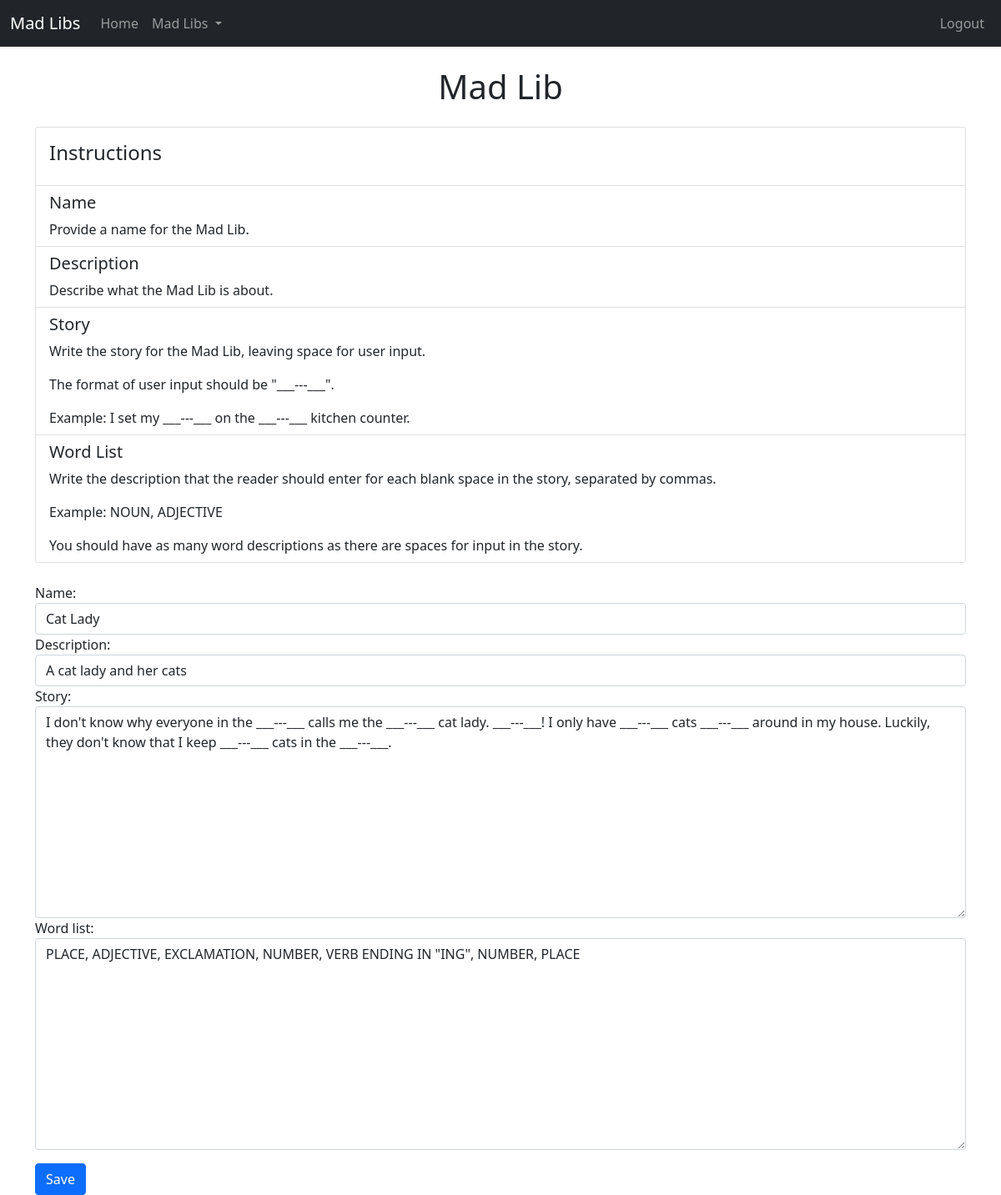
Screenshot of /madlibs/5/update (signed in) with the database file from the repository.
### mad_libs/models.py (models this page shows, shortened)
class MadLib(models.Model):
    mad_lib_name = models.CharField(max_length=200, unique=True)
    mad_lib_desc = models.CharField(max_length=200)
    story = models.TextField()

### mad_libs/views.py (the view)
# urls.py: path('madlibs/<int:mad_lib_id>/update', views.update_mad_lib, name='update_mad_lib'),
@login_required
def update_mad_lib(request, mad_lib_id):
    mad_lib = MadLib.objects.get(pk=mad_lib_id)
    word_list_items = WordList.objects.filter(mad_lib_id=mad_lib.id).order_by('position')
    word_list = ""
    for i in range(len(word_list_items)):
        word_list += str(word_list_items[i].word)
        if i != len(word_list_items) - 1:
            word_list += ", "
    form = MadLibForm(request.POST or None, initial={'word_list': word_list}, instance=mad_lib)
    context = {
        'nbar': mad_lib.id,
        'mad_lib': mad_lib,
        'form': form,
    }
    if form.is_valid():
        WordList.objects.filter(mad_lib_id=mad_lib.id).delete()
        create_word_list_items(form, request)
        return redirect('mad_libs:mad_libs')
    return render(request, 'mad_libs/mad-lib-form.html', context)

### mad_libs/forms.py (shortened to what this page needs)
class MadLibForm(forms.ModelForm):
    mad_lib_name = forms.CharField(max_length=200, label='Name', widget=forms.TextInput(attrs={'class': 'form-control'}))
    mad_lib_desc = forms.CharField(max_length=200, label='Description', widget=forms.TextInput(attrs={'class': 'form-control'}))
    story = forms.CharField(widget=forms.Textarea(attrs={'class': 'form-control'}))
    word_list = forms.CharField(widget=forms.Textarea(attrs={'class': 'form-control'}))
    number_of_input_fields = 0
    class Meta:
        model = MadLib
        fields = ['mad_lib_name', 'mad_lib_desc', 'story', 'word_list']

### mad_libs/context_processors.py (called while the page is built)
def mad_lib_list_processor(request):
    mad_lib_list = list(MadLib.objects.all())
    return {'mad_lib_list': mad_lib_list}

### mad_libs/templates/mad_libs/mad-lib-form.html (shortened to what this page needs)
{% extends 'mad_libs/navigation.html' %}
{% block body %}
    <div class="container mt-4">
        <h1 class="text-center">Mad Lib</h1>
    </div>
    <div class="container mt-4">
        <div class="card">
            <div class="card-body">
                <h4 class="card-title">Instructions</h4>
            </div>
            <ul class="list-group list-group-flush">
                <li class="list-group-item">
                    <h5>Name</h5>
                    <p class="card-text">Provide a name for the Mad Lib.</p>
                </li>
                <li class="list-group-item">
                    <h5>Description</h5>
                    <p class="card-text">Describe what the Mad Lib is about.</p>
                </li>
                <li class="list-group-item">
                    <h5>Story</h5>
                    <p class="card-text">Write the story for the Mad Lib, leaving space for user input.</p>
                    <p class="card-text">The format of user input should be "___---___".</p>
                    <p class="card-text">Example: I set my ___---___ on the ___---___ kitchen counter.</p>
                </li>
                <li class="list-group-item">
                    <h5>Word List</h5>
                    <p class="card-text">Write the description that the reader should enter for each blank space in the story, separated by commas.</p>
                    <p class="card-text">Example: NOUN, ADJECTIVE</p>
                    <p class="card-text">You should have as many word descriptions as there are spaces for input in the story.</p>
                </li>
              </ul>
        </div>
    </div>
    <div class="container mt-4">
        <form method="POST">
            {{ form }}
            <button type="submit" class="btn btn-primary mt-3">Save</button>
        </form>
    </div>
{% endblock %}

### rows the page displays
MadLib: mad_lib_name "Cat Lady", mad_lib_desc "A cat lady and her cats", story "I don't know why everyone in the ___---___ calls me the ___---___ cat lady. ___---___! I only have ___---___ cats ___---___ around in my house. Luckily, they don't know that I keep ___---___ cats in the ___---___."
